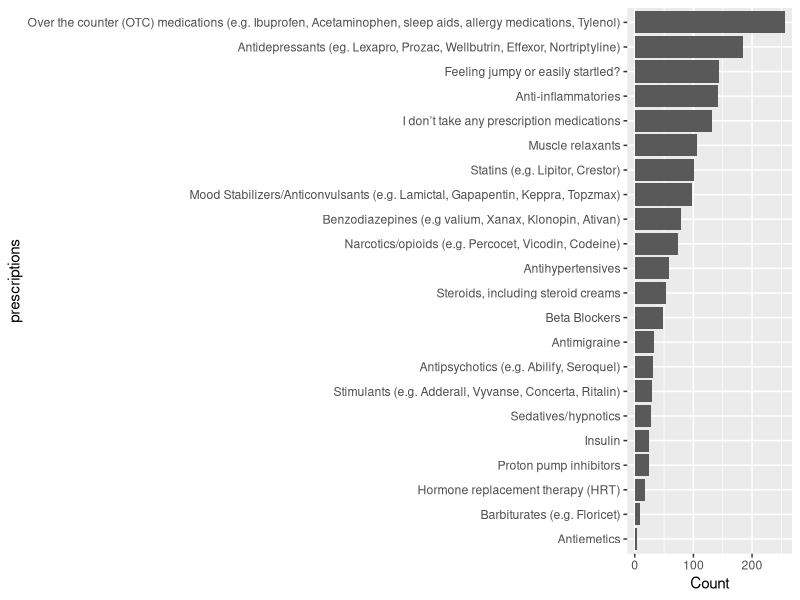
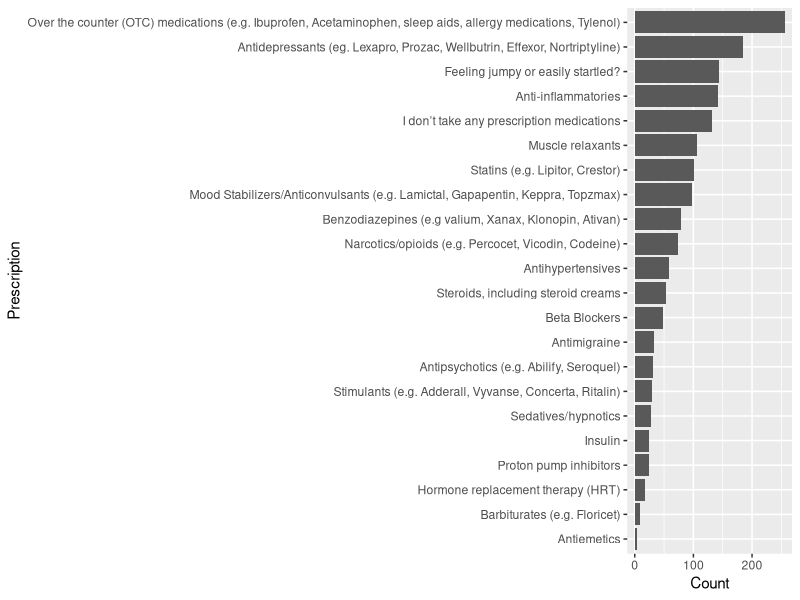

R code for these plots, in order:
## ---- chunk 1

library(tidyverse)
library(ggplot2)

## ---- chunk 2
# Read in raw data. These are the files downloaded from survey monkey saved as a .csv

raw_data_general <- read.csv("data/general.csv", stringsAsFactors = FALSE)
raw_data_botanist <- read.csv("data/botanist.csv", stringsAsFactors = FALSE)
raw_data_bask <- read.csv("data/bask.csv", stringsAsFactors = FALSE)


## ---- chunk 3

# Just Question 20

# Pull information for only this question out of each survey
# - Rename columns
# - Drop first row (first row contained column names)
# - Add survey source as a variable

    ## General

prescriptions_general <- 
  raw_data_general %>%
  select(prescription = "What.types.of.prescription.medications.are.you.currently.taking.for.the.health.conditions.and.symptoms.you.face...Please.select.all.that.apply.",
         X.115:X.136)

colnames(prescriptions_general) <- prescriptions_general[1, ]
prescriptions_general <- prescriptions_general[-1, ]
prescriptions_general <- prescriptions_general %>% mutate(source = 'general')


    ## Bask

prescriptions_bask <- 
  raw_data_bask %>%
  select(prescriptions = "What.types.of.prescription.medications.are.you.currently.taking.for.the.health.conditions.and.symptoms.you.face...Please.select.all.that.apply.",
         X.115:X.136)

colnames(prescriptions_bask) <- prescriptions_bask[1, ]
prescriptions_bask <- prescriptions_bask[-1, ]
prescriptions_bask <- prescriptions_bask %>% mutate(source = 'bask')

  ## Botanist

prescriptions_botanist <- 
  raw_data_botanist %>%
  select(prescriptions = "What.types.of.prescription.medications.are.you.currently.taking.for.the.health.conditions.and.symptoms.you.face...Please.select.all.that.apply.",
          X.115:X.136)

colnames(prescriptions_botanist) <- prescriptions_botanist[1, ]
prescriptions_botanist <- prescriptions_botanist[-1, ]
prescriptions_botanist <- prescriptions_botanist %>% mutate(source = 'botanist')


## ---- chunk 4

# Bind different source dataframes together and:
# - Drop Other column which contains open ended text response (deal with later)
# - Rename some columns to have shorter names
# - Convert to tidy data format for ploting 

prescriptions_all <- 
  rbind(prescriptions_general, prescriptions_botanist, prescriptions_bask) %>%
  select(-'Other (please specify)')

prescriptions_tidy <-
  prescriptions_all %>%
  gather(key = prescriptions, value = checked, 1:22) %>%
  filter(checked >= 1)

# To save prescriptions_tidy as a .csv file, run code below
# write.csv(prescriptions_tidy, 'prescriptions_all_tidy.csv')

## ---- chunk 5

by_prescriptions <-
  prescriptions_tidy %>%
  group_by(prescriptions) %>%
  summarize(count = n()) %>%
  arrange(desc(count)) %>%
  ungroup()


# write.csv(by_prescriptions, 'prescriptions_all.csv')

p_by_prescriptions <-
  by_prescriptions %>%
  ggplot(aes(x = reorder(prescriptions, count), y = count)) +
  geom_bar(stat = 'identity') +
  coord_flip() +
  labs(x = 'prescriptions', y = 'Count')

p_by_prescriptions
## ---- chunk 6

by_prescriptions <-
  prescriptions_tidy %>%
  group_by(prescriptions) %>%
  summarize(count = n()) %>%
  arrange(desc(count)) %>%
  ungroup()


# write.csv(by_prescriptions, 'prescriptions_all.csv')

p_by_prescriptions <-
  by_prescriptions %>%
  ggplot(aes(x = reorder(prescriptions, count), y = count)) +
  geom_bar(stat = 'identity') +
  coord_flip() +
  labs(x = 'Prescription', y = 'Count')

p_by_prescriptions
